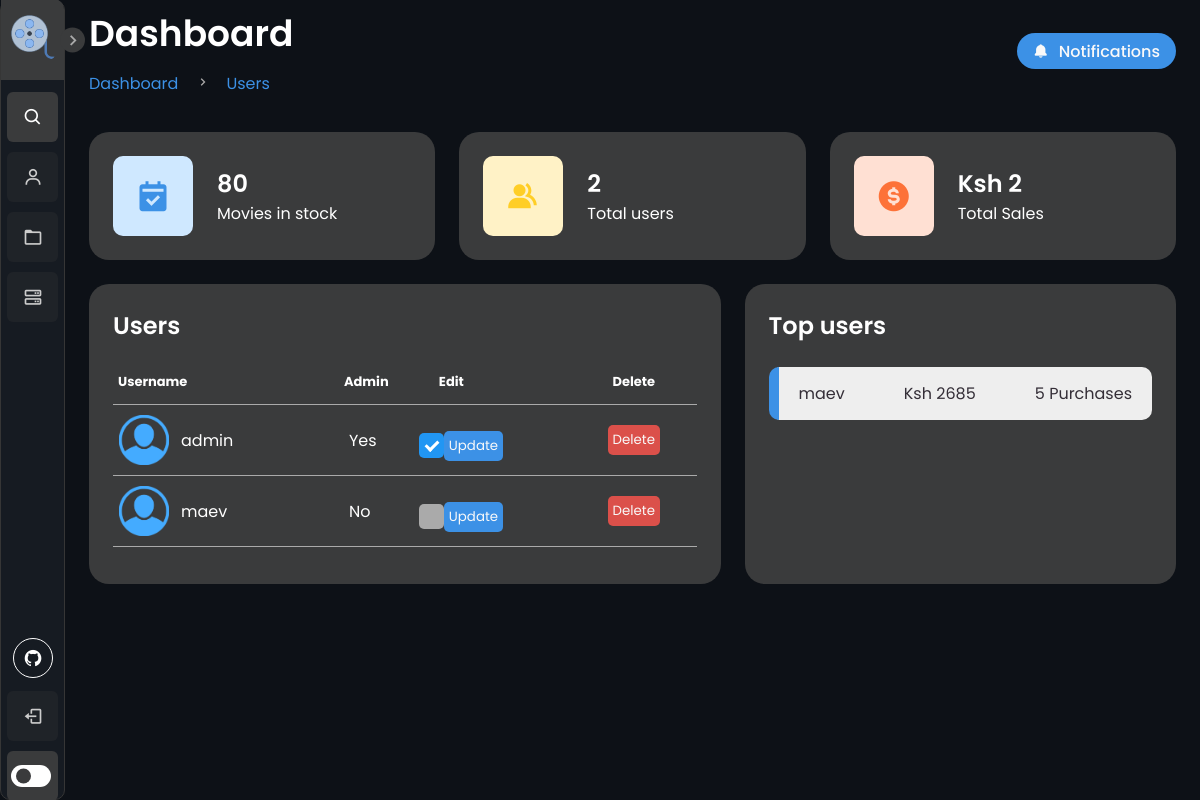
Screenshot of /admin/users (signed in) with the database file from the repository.
### tables this page shows
CREATE TABLE users (username TEXT PRIMARY KEY, password TEXT, email TEXT, is_admin INTEGER);

### main.py (the view, shortened to what this page needs)
@app.route('/admin/users', methods=['GET', 'POST'])
def admin_users():
    if 'username' in session and session['admin']:
        conn = get_db()
        cursor = conn.cursor()
        cursor.execute('SELECT COUNT(*) FROM stock')
        total_items = cursor.fetchone()
        item_count = total_items[0]
        cursor.execute('SELECT username, is_admin FROM users')
        users = cursor.fetchall()
        cursor.execute('SELECT SUM(price) FROM history')
        total_purchases = cursor.fetchone()
        purchase_count = total_purchases[0]
        cursor.execute('SELECT COUNT(*) FROM users')
        total_users = cursor.fetchone()
        user_count = total_users[0]
        cursor.execute(
            'SELECT user_id, SUM(price) AS total_purchases FROM history GROUP BY user_id ORDER BY total_purchases DESC LIMIT 3;')
        top_users = cursor.fetchall()
        for index, user in enumerate(top_users):
            user_id = user[0]
            cursor.execute('SELECT COUNT(*) FROM history WHERE user_id = ?', (user_id,))
            purchase_count = cursor.fetchone()[0]
            top_users[index] = (user[0], user[1], purchase_count)
        return render_template('admin_users.html', users=users, user_count=user_count, top_users=top_users,
                               item_count=item_count, purchase_count=purchase_count)
    else:
        return redirect(url_for('login'))

### main.py (called while the page is built)
def get_db():
    if 'db' not in g:
        g.db = sqlite3.connect('users.db')
        g.db.row_factory = sqlite3.Row
    return g.db

@app.context_processor
def cart_count():
    def get_cart_count():
        if 'username' in session:
            username = session['username']
            conn = sqlite3.connect('users.db')
            cursor = conn.cursor()
            cursor.execute('SELECT COUNT(*) FROM cart WHERE user_id=?', (username,))
            count = cursor.fetchone()[0]
            conn.close()
            return count
        else:
            return 0
    return dict(cart_count=get_cart_count)

### templates/admin_users.html (shortened to what this page needs)
{% extends 'base.html' %}
    {% block head %}
    <link rel="stylesheet" href="{{ url_for('static', filename='css/admin.css') }}">
    {% endblock %}
{% block content %}
<main>
    <div class="head-title">
        <div class="left">
            <h1>Dashboard</h1>
            <ul class="breadcrumb">
                <li>
                    <a href="{{ url_for('admin_dashboard') }}">Dashboard</a>
                </li>
                <li><i class='bx bx-chevron-right' ></i></li>
                <li>
                    <a class="active" href="{{ url_for('admin_users') }}">Users</a>
                </li>
            </ul>
        </div>
        <a href="#" class="btn-download">
            <i class='bx bxs-bell' ></i>
            <span class="text">Notifications</span>
        </a>
    </div>
    <ul class="box-info">
        <li>
            <i class='bx bxs-calendar-check' ></i>
            <span class="text">
                <h3>{{ item_count }}</h3>
                <p>Movies in stock</p>
            </span>
        </li>
        <li>
            <i class='bx bxs-group' ></i>
            <span class="text">
                <h3>{{ user_count }}</h3>
                <p>Total users</p>
            </span>
        </li>
        <li>
            <i class='bx bxs-dollar-circle' ></i>
            <span class="text">
                <h3>Ksh {{ user_count }}</h3>
                <p>Total Sales</p>
            </span>
        </li>
    </ul>
    <div class="table-data">
        <div class="order">
            <div class="head">
                <h3>Users</h3>
            </div>
            <table>
                <thead>
                    <tr>
                        <th>Username</th>
                        <th>Admin</th>
                        <th>Edit</th>
                        <th>Delete</th>
                    </tr>
                </thead>
                <tbody>
                    {% for user in users %}
                        <tr>
                            <td>
                                <img src="{{ url_for('static', filename='images/profile.png') }}">
                                <p>{{ user[0] }}</p>
                            </td>
                            <td>{{ 'Yes' if user[1] else 'No' }}</td>
                            <td>
                                <form action="{{ url_for('admin_users') }}" method="post">
                                  <label class="container">
                                    <span class="checkmark"></span>
                                  </label>
                                  <input class="update" type="submit" name="edit-user" value="Update">
                                </form>
                              </td>
                            <td>
                                <form action="{{ url_for('admin_users') }}" method="post">
                                  <input class="delete" type="submit" name="delete-user" value="Delete">
                                </form>
                        </tr>
                    {% endfor %}
                </tbody>
            </table>
        </div>
        <div class="todo usertd">
            <div class="head">
                <h3>Top users</h3>
            </div>
            <ul class="todo-list" >
                {% for user in top_users %}
                 <li class="completed">
                     <p>{{ user[0] }}</p><p class="amount">Ksh {{ user[1] }}</p><p class="">{{ user[2] }} Purchases</p>
                 </li>
                {% endfor %}
            </ul>
        </div>
    </div>
</main>
{% endblock %}

### static/css/main.css (style rules this page uses)
* { margin: 0; padding: 0; box-sizing: border-box; font-family: "Poppins", sans-serif; }
:root { --body-color: #0d1117; --body-color2: #3a3b3c; --sidebar-color: #161b22; --primary-color: #3a3b3c; --primary-color-light: #3a3b3c; --toggle-color: #fff; --text-color: #ccc; --same-color: #fff; --opposite-color: #fff; --opposite-color2: #3a3b3c; --opposite-color3: #fff; --opposite-color4: #9f5cfe; --light-grey: #3f3f3f40; --tran-03: all 0.2s ease; --tran-03: all 0.3s ease; --tran-04: all 0.3s ease; --tran-05: all 0.3s ease; }
body { min-height: 100vh; background-color: var(--body-color); transition: var(--tran-05); }
table { border:1px solid #b3adad; border-collapse:collapse; padding:5px; }
table th { border:1px solid #b3adad; padding:5px; background: #505050; color: #ffffff; }
table td { border:1px solid #b3adad; text-align:left; padding:5px; background: #505050FF; color: #ffffff; }

### rows the page displays
users: username "admin", is_admin "Yes"
users: username "maev", is_admin "No"

### other values shown
{{ item_count }} "80"
{{ user_count }} "2"
{{ user[0] }} "maev"
{{ user[1] }} "2685"
{{ user[2] }} "5"
